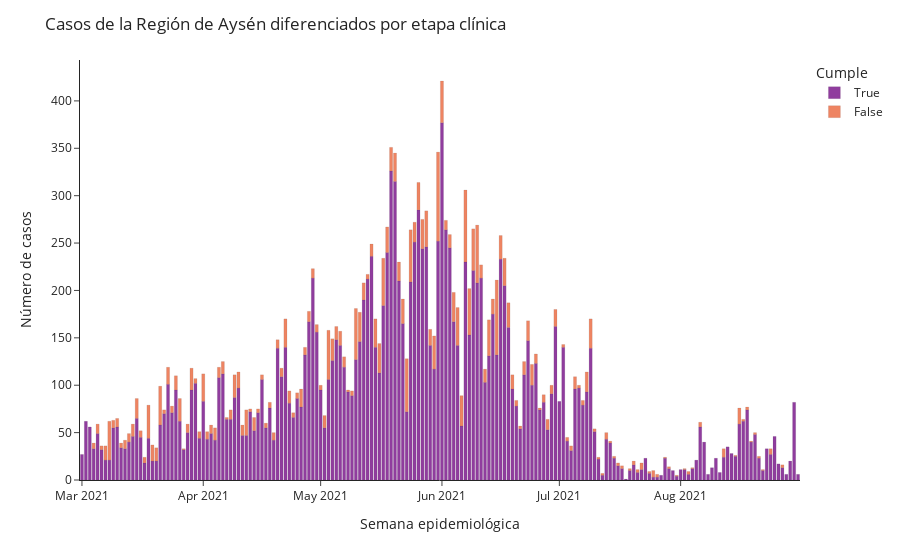

Notebook cell for this chart:
### Code cell
# Crea gráfico de etapa_clinica regional por semana epidemiologica

px.bar(df_seguimiento_ind5.groupby(['fecha_cumple_requisitos', 'ind5']).count()[['n_folio']].reset_index(),
        x= 'fecha_cumple_requisitos',
        y= 'n_folio',
        color= 'ind5',
        color_discrete_map={
            True: '#750D86',
            False: '#EB663B',#rgb(222,203,228)#C075A6
            
          },
        labels={'ind5':'Cumple'}, 
       ).update_layout(title= 'Casos de la Región de Aysén diferenciados por etapa clínica',
                    yaxis_title='Número de casos',
                    xaxis_title='Semana epidemiológica',
                    template='simple_white',    ).update_traces(marker_line_color='rgb(0,0,0)',
                                      marker_line_width=0.1, 
                                      opacity=0.8
                                     )                     
                    #xaxis=dict(tickmode = 'array',
                     #             tickvals = list(range(12,88,3)),
                      #            ticktext = list(list(range(12,54,3))+list(range(1,88,3))),
                      #           ),
               #     ).add_vline(x=53.5, line_width=3, line_dash='dash', line_color='gray'
                #               ).add_vrect(x0='50', x1='50', 
                 #                          annotation_text='2020', 
                  #                         annotation_position='top right',
                   #                        annotation=dict(font_size=18, 
                    #                                       font_family="'Open Sans', verdana, arial, sans-serif"),
                     #                                      opacity=0, 
                      #                                     line_width=0
                       #                   ).add_vrect(x0='84', x1='86', 
                        #                   annotation_text='2021', 
                         #                  annotation_position='top right',
                          #                 annotation=dict(font_size=18, 
                           #                                font_family="'Open Sans', verdana, arial, sans-serif"),
                            #                               opacity=0, 
                             #                              line_width=0)

### Figure 1 — Plotly figure (JSON) as saved in the notebook; plotly's stock layout.template omitted (floating-point values rounded to 4 significant figures; data arrays with more than 128 entries replaced by an {"elided": "..."} marker saying what was removed)
{"data": [{"alignmentgroup": "True", "hovertemplate": "Cumple=True<br>fecha_cumple_requisitos=%{x}<br>n_folio=%{y}<extra></extra>", "legendgroup": "True", "marker": {"color": "#750D86", "line": {"color": "rgb(0,0,0)", "width": 0.1}}, "name": "True", "offsetgroup": "True", "opacity": 0.8, "orientation": "v", "showlegend": true, "textposition": "auto", "type": "bar", "x": {"elided": "184 str values"}, "xaxis": "x", "y": {"elided": "184 int values"}, "yaxis": "y"}, {"alignmentgroup": "True", "hovertemplate": "Cumple=False<br>fecha_cumple_requisitos=%{x}<br>n_folio=%{y}<extra></extra>", "legendgroup": "False", "marker": {"color": "#EB663B", "line": {"color": "rgb(0,0,0)", "width": 0.1}}, "name": "False", "offsetgroup": "False", "opacity": 0.8, "orientation": "v", "showlegend": true, "textposition": "auto", "type": "bar", "x": {"elided": "160 str values"}, "xaxis": "x", "y": {"elided": "160 int values"}, "yaxis": "y"}], "layout": {"barmode": "relative", "legend": {"title": {"text": "Cumple"}, "tracegroupgap": 0}, "margin": {"t": 60}, "title": {"text": "Casos de la Región de Aysén diferenciados por etapa clínica"}, "xaxis": {"anchor": "y", "domain": [0, 1], "title": {"text": "Semana epidemiológica"}}, "yaxis": {"anchor": "x", "domain": [0, 1], "title": {"text": "Número de casos"}}}}
